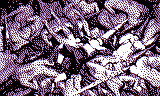
#> input picture examples/Blasphemos/assets/silent_sorrow_10.png, 160 x 96 px, given in place of media__1779373733930.png, which was not available
$ python process_10_screenshots.py
#> lines starting #> are read from the running program, lines starting #| are printed output that depends on the picture; after the words box and inside, x2 and y2 are one past the last pixel; in counts of white or black regions, pixels touching at a corner belong together; pictures that were not available may be replaced by others from this repository, and a replacement may not be noted
import os
from PIL import Image, ImageEnhance, ImageOps

media_dir = r"C:\Users\polo\.gemini\antigravity\brain\0fbfe38a-f0ab-4aab-9a1f-9a2a210d8dcc"

files1 = [
    "media__1779373733930.png", # 0. Text: "It is not the sun rising..."
    "media__1779373763356.png", # 1. Text: "Because it is my Guilt..."
    "media__1779373779346.png", # 2. Artwork: Woman praying wide
    "media__1779373793162.png", # 3. Text: "Make my chest hurt..."
    "media__1779373831792.png"  # 4. Artwork: Close up woman + "Forge your punishment..."
]

files2 = [
    "media__1779374073793.png", # 5. Text: "Shape my Guilt, once again."
    "media__1779374099535.png", # 6. Artwork: Close up of woman striking her breast
    "media__1779374114769.png", # 7. Artwork: Sword pierces her breast with blood
    "media__1779374144411.png", # 8. Artwork: Penitent One pulling sword out of the statue
    "media__1779374168774.png", # 9. Artwork: The Crucified pose / ending statue scene
    "media__1779374930079.png"  # 10. Artwork: Penitent One lying on pile of corpses (Final Frame!)
]

all_files = files1 + files2

# Exact NES Gothic 4-color palette order:
# 0: Black (0, 0, 0)
# 1: Deep Crimson (120, 24, 0)
# 2: Silver-Blue (148, 148, 252)
# 3: White (255, 255, 255)
colors = [
    (0, 0, 0),         # 0: Black
    (120, 24, 0),      # 1: Deep Crimson
    (148, 148, 252),   # 2: Silver-Blue
    (255, 255, 255)    # 3: White
]

# Cinematic resolution: 160x96 (20x12 tiles = 240 tiles total, fits under PPU 256-tile limit!)
target_w = 160
target_h = 96

def manual_quantize(im, dither=True):
    w, h = im.size

    if not dither:
        # Text cards: Force pure solid Black and White
        out_pixels = []
        for pixel in im.getdata():
            r, g, b = pixel[:3]
            lum = 0.299 * r + 0.587 * g + 0.114 * b
            if lum > 110:
                out_pixels.append(3) # White
            else:
                out_pixels.append(0) # Black
    else:
        # Floyd-Steinberg Dithering manually mapped to our exact palette index values
        px = [list(im.getpixel((x, y))[:3]) for y in range(h) for x in range(w)]
        out_pixels = [0] * (w * h)

        for y in range(h):
            for x in range(w):
                idx = y * w + x
                old_r, old_g, old_b = px[idx]

                # Clamp values
                old_r = max(0.0, min(255.0, old_r))
                old_g = max(0.0, min(255.0, old_g))
                old_b = max(0.0, min(255.0, old_b))

                # Find closest color in palette
                best_color_idx = 0
                min_dist = float('inf')
                for c_idx, color in enumerate(colors):
                    r_c, g_c, b_c = color
                    dist = (old_r - r_c)**2 + (old_g - g_c)**2 + (old_b - b_c)**2
                    if dist < min_dist:
                        min_dist = dist
                        best_color_idx = c_idx

                out_pixels[idx] = best_color_idx

                # Distribute error
                fit_r, fit_g, fit_b = colors[best_color_idx]
                err_r = old_r - fit_r
                err_g = old_g - fit_g
                err_b = old_b - fit_b

                if x + 1 < w:
                    n_idx = idx + 1
                    px[n_idx][0] += err_r * 7 / 16
                    px[n_idx][1] += err_g * 7 / 16
                    px[n_idx][2] += err_b * 7 / 16
                if y + 1 < h:
                    if x - 1 >= 0:
                        n_idx = idx + w - 1
                        px[n_idx][0] += err_r * 3 / 16
                        px[n_idx][1] += err_g * 3 / 16
                        px[n_idx][2] += err_b * 3 / 16
                    n_idx = idx + w
                    px[n_idx][0] += err_r * 5 / 16
                    px[n_idx][1] += err_g * 5 / 16
                    px[n_idx][2] += err_b * 5 / 16
                    if x + 1 < w:
                        n_idx = idx + w + 1
                        px[n_idx][0] += err_r * 1 / 16
                        px[n_idx][1] += err_g * 1 / 16
                        px[n_idx][2] += err_b * 1 / 16

    # CRITICAL: Force the top-left 8x8 block (tile 0) of every single image to be 100% solid Black
    # This guarantees that tile index 0 is a perfect, clean, empty black tile for clearing the nametable!
    for ty in range(8):
        for tx in range(8):
            out_pixels[ty * w + tx] = 0

    # Create indexed image
    out_im = Image.new('P', (w, h))
    out_im.putdata(out_pixels)

    # Force exact palette table mapping
    palette_data = []
    for color in colors:
        palette_data.extend(color)
    palette_data.extend([0] * (768 - len(palette_data)))
    out_im.putpalette(palette_data)

    return out_im

for idx, f in enumerate(all_files):
    path = os.path.join(media_dir, f)
    im = Image.open(path).convert('RGB')
#> im is the input picture: PIL image 160x96 RGB; mean R, G, B 124.1, 102.3, 124.9

    is_text = idx in [0, 1, 3, 5]

    if is_text:
        # Crop closely to text
        gray = ImageOps.grayscale(im)
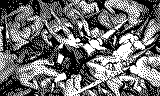
#> gray: PIL image 160x96 L; min 0, max 255, mean 111.4
        thresh = gray.point(lambda p: 255 if p > 30 else 0)
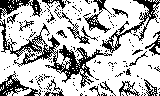
#> thresh: PIL image 160x96 L; 72% white; black in thin lines or dots
        bbox = thresh.getbbox()
#> bbox = (0, 0, 160, 96)
        if bbox:
            cropped = im.crop(bbox)
        else:
            cropped = im

        w, h = cropped.size
#> w = 160; h = 96
        # Make a wider padded canvas to match widescreen aspect ratio
        aspect_ratio = target_w / target_h
        padded_w = int(max(w, h * aspect_ratio))
#> padded_w = 160
        padded_h = int(padded_w / aspect_ratio)
#> padded_h = 96

        padded = Image.new('RGB', (padded_w, padded_h), (0, 0, 0))
#> padded: PIL image 160x96 RGB; every value is 0
        padded.paste(cropped, ((padded_w - w) // 2, (padded_h - h) // 2))

        # High contrast white on black
        enhanced = ImageEnhance.Contrast(padded).enhance(3.5)
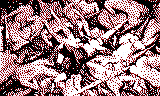
#> enhanced: PIL image 160x96 RGB; mean R, G, B 153.9, 121.7, 125.7
        enhanced = ImageEnhance.Brightness(enhanced).enhance(1.6)
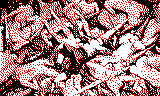
#> enhanced: PIL image 160x96 RGB; mean R, G, B 177.3, 125.7, 125.7

        resized = enhanced.resize((target_w, target_h), Image.Resampling.LANCZOS)
        mapped = manual_quantize(resized, dither=False)
#> the loop in manual_quantize, `for pixel in im.getdata():` made 15360 passes
#> (r, g, b, lum) on passes 1 to 3: (0, 0, 0, 0), (0, 0, 0, 0), (0, 0, 0, 0)
#> after the loop in manual_quantize, `for pixel in im.getdata():`: out_pixels = 15360 values, max 3 at index 32, min 0 at index 0, mean 1.48
#> in manual_quantize, `out_im.putpalette(palette_data)`:
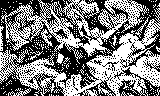
#> out_im: PIL image 160x96 P; 49.3% white in thin lines or dots
    else:
        # Artwork: crop to widescreen aspect ratio 1.67:1 centered
        w, h = im.size
        scale = min(w / target_w, h / target_h)
        crop_w = int(target_w * scale)
        crop_h = int(target_h * scale)

        left = (w - crop_w) // 2
        top = (h - crop_h) // 2
        cropped = im.crop((left, top, left + crop_w, top + crop_h))

        # Grayscale pre-conversion for perfect luminance matching
        gray_im = ImageOps.grayscale(cropped)
        rgb_im = gray_im.convert('RGB')

        # High fidelity gothic boosting
        enhanced = ImageEnhance.Brightness(rgb_im).enhance(2.6)
        enhanced = ImageEnhance.Contrast(enhanced).enhance(2.1)

        resized = enhanced.resize((target_w, target_h), Image.Resampling.LANCZOS)
        mapped = manual_quantize(resized, dither=True)

    mapped.save(f'assets/silent_sorrow_{idx}.png')
    print(f"Successfully processed Frame {idx} ({f}) -> assets/silent_sorrow_{idx}.png")
#> pass 2 of the loop `for idx, f in enumerate(all_files):`:
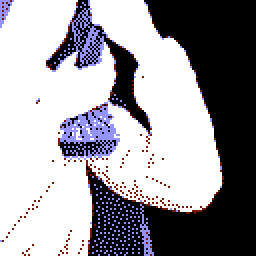
#> input picture examples/Blasphemos/assets/silent_sorrow_12.png, 128 x 128 px, given in place of media__1779373763356.png, which was not available (shown 2 times larger)
#> im is the input picture: PIL image 128x128 RGB; mean R, G, B 155.3, 153.3, 159
#> gray: PIL image 128x128 L
#> `thresh = gray.point(lambda p: 255 if p > 30 else 0)`:
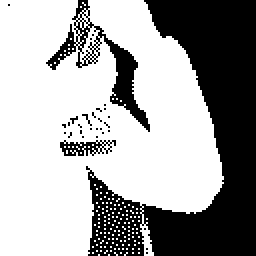
#> thresh: PIL image 128x128 L (shown 2 times larger); 64.5% white; 31 black regions (28 under 20 px), largest, box (x1, y1, x2, y2) and area: (43, 0, 128, 128) 4998, (23, 0, 75, 66) 649, (30, 70, 58, 78) 118
#> bbox = (0, 0, 112, 128)
#> the loop in manual_quantize (call 2), `for pixel in im.getdata():` made 15360 passes
#> in manual_quantize (call 2), `out_im.putpalette(palette_data)`:
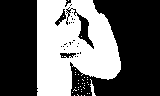
#> out_im: PIL image 160x96 P; 38.8% white; 36 white regions (34 under 20 px), largest, box (x1, y1, x2, y2) and area: (37, 0, 121, 96) 5878, (90, 79, 96, 96) 41
#> (the run stopped early here; a loop or call above may not have finished)
